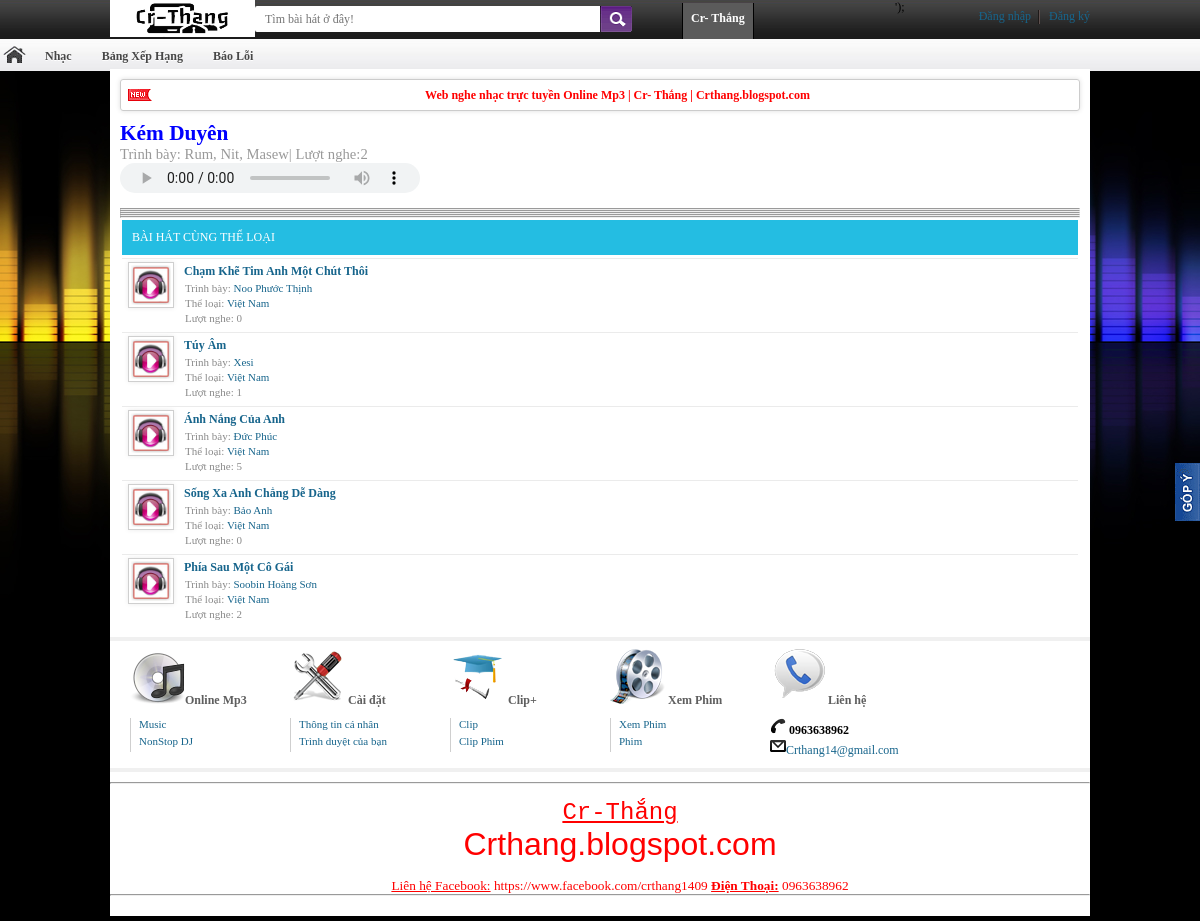
The page /?mod=play&baihat=57 on the database its author committed.
### tables this page shows
CREATE TABLE `logo` (
  `id` int(11) NOT NULL,
  `noidung` varchar(500) NOT NULL
);

CREATE TABLE `chuchay` (
  `id` int(11) NOT NULL,
  `noidung` varchar(500) NOT NULL
);

CREATE TABLE `baihat` (
  `id` int(255) NOT NULL,
  `tenbaihat` varchar(200) NOT NULL,
  `casy` varchar(100) NOT NULL,
  `tacgia` varchar(100) NOT NULL,
  `theloai` varchar(20) NOT NULL,
  `duongdan` varchar(200) NOT NULL,
  `loibaihat` varchar(9999) NOT NULL,
  `luotnghe` int(255) NOT NULL
);

CREATE TABLE `footer` (
  `id` int(10) NOT NULL,
  `noidung` varchar(9999) NOT NULL
);

### play.php (the view, shortened to what this page needs)
<?php
	include "config.php";
	$id=$_GET['baihat'];
	mysqli_query($con,"UPDATE baihat set luotnghe=luotnghe+1 where id='$id'");
	$tv="select * from baihat where id='$id'";
	$noidung= mysqli_query($con,$tv);
	$row=mysqli_fetch_array($noidung);
?>
 <h3 style="color:blue;font-size:16pt;"><?php echo $row['tenbaihat'];?> </h3>
 <span style="font-size:11pt;color:#999;">Trình bày: <?php echo $row['casy'];?>| Lượt nghe:<?php echo $row['luotnghe'];?></span>
 <br>
<audio controls="controls" autoplay="autoplay" loop="1">
  <source src="<?php echo $row['duongdan'];?>" type="audio/mpeg">
  <source src="<?php echo $row['duongdan'];?>" type="audio/ogg">
</audio>
<br><br>
<table width="100%">
<tr>
	<td bgcolor="#24BDE2" height="35px" style="padding-left: 10px;color:#fff"> BÀI HÁT CÙNG THỂ LOẠI</td>
</tr>
<?php
    include "config.php";
	$tv="select*from baihat where id!='$id'";
	$cung= mysqli_query($con,$tv);
	while($rowc=mysqli_fetch_array($cung))
	{
?>
	<tr>
	<td>
	<div class="list_song" style="padding: 0px;">
		<div class="left">
		<div class="left images">
            	<img src="image/giaodien/no-img00.jpg" class="img" height="46px" width="46px">
            </div>
	<p class="song">
				<a title="Nghe bài hát <?php echo $rowc['tenbaihat']; ?>" href="./?mod=play&baihat=<?php echo $rowc['id'];?>"><?php echo $rowc['tenbaihat']; ?></a>
			</p>
			<p class="singer">Trình bày:
				<a title="Tìm kiếm bài hát của ca sĩ <?php echo $rowc['casy']; ?>" href=""><?php echo $rowc['casy']; ?></a>
			</p>
			<p class="time">Thể loại:
				<span class="singer_">
					<a href="" title="<?php echo $rowc['theloai']; ?>"><?php echo $row['theloai']; ?></a>
				</span>
			</p>
			<p class="time">Lượt nghe:
				<span class="singer_">
					<?php echo $rowc['luotnghe']; ?></a>
				</span>
			</p>
		</div>
		</div>
	</td>
	</tr>
	<hr>
<?php
}
?>
</table>

### index.php (shortened to what this page needs)
<?php
	require"config.php";
?>
<!DOCTYPE html PUBLIC "-//W3C//DTD XHTML 1.0 Transitional//EN" "http://www.w3.org/TR/xhtml1/DTD/xhtml1-transitional.dtd">
<html xmlns="http://www.w3.org/1999/xhtml">
<head>
<link href="css/styles00.css" rel="stylesheet" type="text/css">
<link href="css/skin0000.css" rel="stylesheet" type="text/css">
<link href="css/jquery00.css" rel="stylesheet" type="text/css">
<link href="css/menudrop.css" rel="stylesheet" type="text/css">
<link href="css/form.css" rel="stylesheet" type="text/css">
<link href="css/btup.css" rel="stylesheet" type="text/css">
</head>
<body>
<div class="top-wrap">
	<div id="main">
		<div id="top_menu">
    		<div class="tleft">
				<a style="width: 145px; height: 37px; display: block;" href="index.php">
                	<img width="145" height="37" src="<?php include("logo.php"); ?>">
                </a>
			</div>
			<div class="tcenter">
				<?php include("form/seach.php"); ?>
			</div>
            <div class="tright">
            	<?php
						if(isset($_SESSION['user_id'])&& isset($_SESSION['pass']))
						{
							echo "<div id='drop_menu'>";
							echo "<ul id='drop_menu_ul'><li><a class='menuhoten'>Cá Nhân</a><ul id='drop_menu_sub'>";
							echo "<li><a href='./?mod=suathongtin'>Sửa thông tin</a></li>";
							echo "<li><a href='logout.php'>logout</a></li>";
							echo "</ul></li></ul>";
							echo "</div>";
						}
						else
						{
							echo file_get_contents("login.php");
						}
				?>
        	</div>
    	</div>
       		<?php include("form/menutop.php");?>
    </div>
<div id="main">
    <div id="contents">
		<div class="chuchay">
        	<div class="chuchay1">
				<?php include "chuchay.php";?>
			</div>
		</div>
        <?php require 'center.php';?>
	</div>
	<div id="footer">
            <div class="footer-info">
                <?php include"form/lienket.php";?>
                    <?php include("banquyen.php");?>
            </div>
            <div class="gop-y"><a target="_blank" href="http://facebook.com/phatvalong"><img title="Mọi ý kiến của bạn sẽ được trả lời qua facebook" src="image/giaodien/gopy0000.jpg" border="0"></a>
            </div>
        </div>
</body>
</html>

### logo.php
<?php
    require"config.php";
    $tv="select * from logo";
	$noidung= mysqli_query($con,$tv);
	$row=mysqli_fetch_array($noidung);
	echo "admin/".$row['noidung'];
?>

### form/seach.php
<div class="search_new">
	<div class="search_new_mid">
		<form action="./?mod=timkiem" method="post">
		<input class="tbsearch" type="text" name="key" onclick="this.select()" onmouseover="this.focus()" onkeyup="M.sea(this.value)" maxlength="255" placeholder="Tìm bài hát ở đây!">
		<input type="submit" value="" id="btn_search" name="nuttim">
		</form>
	</div>
</div>
<div class="tab">
    <li class="tab_selected"><a title="Cr-Thắng">Cr- Thắng</a></li>
</div>

### form/menutop.php (shortened to what this page needs)
<div id="menu_nav">
<ul>
    <div class="home">
        <a href="index.php">
            <img src="image/giaodien/home.png" />
        </a>
    </div>
    <li><a href="index.php">Nhạc</a>
    </li>
	<li><a href="form/BXHnhac.php">Bảng Xếp Hạng</a></li>
    <li><a href="index.php#">Báo Lỗi</a></li>
</div>

### chuchay.php
<center>
	<marquee onMouseOver="this.stop();" onMouseOut="this.start();" behavior="scroll" direction="left" scrollamount="5" width="900px">
		<font color="red">
		<b>
			<?php
			    require"config.php";
			    $tv="select * from chuchay where id='1'";
	            $noidung= mysqli_query($con,$tv);
                $row=mysqli_fetch_array($noidung);
                echo $row['noidung'];
            ?>
		</b>
        </font>
	</marquee>
</center>

### center.php (shortened to what this page needs)
<?php
	$mod = $_GET['mod'];
	switch($mod)
	{
		case "play":
			include("play.php");
			break;
	}
?>

### form/lienket.php (shortened to what this page needs)
<div class="link-group">
				<p class="link-group-title">
                	<img src="image/giaodien/icon-foo.png" alt="">Online Mp3
              	</p>
				<ul>
					<li><a href="index.php" title="Music">Music</a></li>
					<li><a href="index.php" title="Music">NonStop DJ</a></li>
				</ul>
			</div>
			<div class="link-group">
				<p class="link-group-title"><img src="image/giaodien/Icon_cai.png" alt=""> Cài đặt</p>
					<li><a href="?mod=suathongtin" title="Thông tin">Thông tin cá nhân</a></li>
					<li><a target="_blank" href="trinhduyet.html" title="File Fox">Trình duyệt của bạn</a></li>
			</div>
				<div class="link-group">
					<p class="link-group-title"><img src="image/giaodien/icon-mor.png" alt=""> Clip+</p>
						<li><a href="#" title="Clip">Clip</a></li>
						<li><a href="#" title="Clip">Clip Phim</a></li>
				</div>
                <div class="link-group">
                    <p class="link-group-title"><img src="image/giaodien/icon-phi.png" alt=""> Xem Phim</p>
						<li><a href="#" title="Phim">Xem Phim</a></li>
						<li><a href="#" title="Phim">Phim</a></li>
                </div>
                <div class="link-group">
                    <p class="link-group-title"><img src="image/giaodien/icon-lie.png" alt=""> Liên hệ</p>
					<div class="cont">
						<div><img src="image/giaodien/phone000.png" alt=""> <strong>0963638962</strong>
                        </div>
						<div><a href="mailto:crthang14@gmail.com"><img src="image/giaodien/mail0000.png" alt="">Crthang14@gmail.com</a>
                        </div>
					</div>
                </div>
            </div>

### banquyen.php
<?php
	 include("config.php");
	$tv="select * from footer where id='1'";
	$noidung= mysqli_query($con,$tv);
	$row=mysqli_fetch_array($noidung);
	echo $row['noidung'];
?>

### play.php (style rules this page uses)
audio { width: 300px; height: 30px; }

### rows shown on the page
logo: noidung (picture)
chuchay: noidung "Web nghe nhạc trực tuyền Online Mp3 | Cr- Thắng | Crthang.blogspot.com"
baihat: tenbaihat "Kém Duyên", casy "Rum, Nit, Masew", luotnghe "2", theloai "Việt Nam"
baihat: tenbaihat "Chạm Khẽ Tim Anh Một Chút Thôi", casy "Noo Phước Thịnh", luotnghe "0"
baihat: tenbaihat "Túy Âm", casy "Xesi", luotnghe "1"
baihat: tenbaihat "Ánh Nắng Của Anh", casy "Đức Phúc", luotnghe "5"
baihat: tenbaihat "Sống Xa Anh Chẳng Dễ Dàng", casy "Bảo Anh", luotnghe "0"
baihat: tenbaihat "Phía Sau Một Cô Gái", casy "Soobin Hoàng Sơn", luotnghe "2"
footer: noidung "Cr-Thắng Crthang.blogspot.com Liên hệ Facebook: https://www.facebook.com/crthang1409 Điện Thoại: 0963638962"

### other values the page prints
file_get_contents("login.php") "Ðăng nhập Ðăng ký ');"
